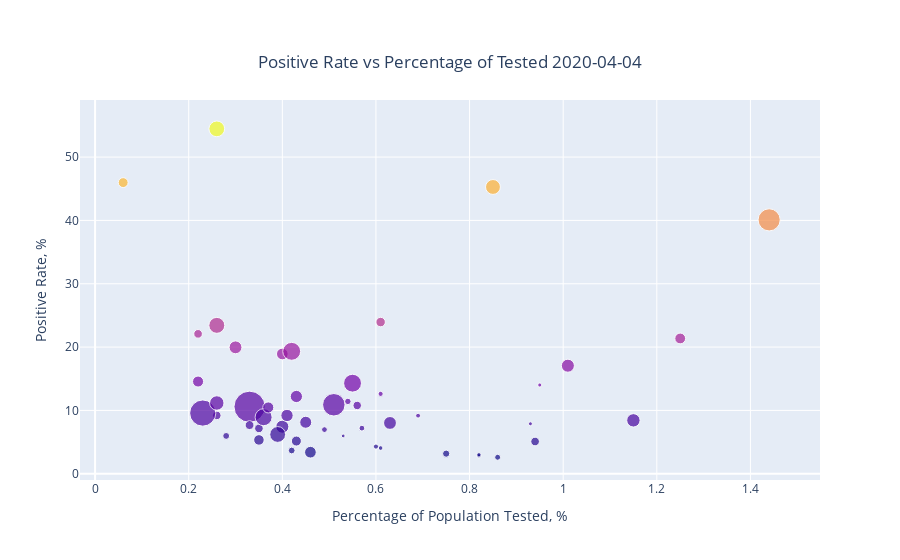

Source (notebook cell):
### Code cell
positive_v_tested('2020-04-04')

### Figure 1 — Plotly figure (JSON) as saved in the notebook; plotly's stock layout.template omitted (floating-point values rounded to 4 significant figures)
{"data": [{"marker": {"color": [14.56, 2.83, 7.43, 7.16, 10.58, 18.91, 23.95, 9.17, 14.01, 10.89, 23.43, 2.6, 11.42, 19.33, 19.96, 7.68, 9.21, 5.34, 21.36, 6.97, 12.2, 17.06, 54.46, 3.4, 22.09, 9.2, 4.29, 5.97, 10.78, 7.2, 45.28, 3.17, 40.09, 6.2, 3, 8.93, 45.97, 5.16, 14.3, 12.61, 10.47, 4.06, 8.02, 9.58, 5.09, 7.89, 11.17, 8.43, 3.67, 8.13, 5.97], "size": [11.01, 4.294, 13.07, 8.629, 31.19, 11.67, 9.47, 4.851, 4.109, 22.48, 15.95, 5.963, 6.425, 17.93, 12.85, 8.833, 8.528, 10.52, 10.8, 5.763, 12.23, 13.03, 15.76, 11.71, 8.644, 12.32, 5.076, 6.876, 8.466, 5.78, 14.89, 7.227, 22.17, 15.84, 4.342, 17.04, 9.886, 10.02, 17.88, 5.138, 11.06, 4.621, 12.84, 26.21, 8.634, 3.954, 14.46, 13.38, 6.786, 12.0, 3.826]}, "mode": "markers", "text": ["Alabama", "Alaska", "Arizona", "Arkansas", "California", "Colorado", "Connecticut", "Delaware", "District of Columbia", "Florida", "Georgia", "Hawaii", "Idaho", "Illinois", "Indiana", "Iowa", "Kansas", "Kentucky", "Louisiana", "Maine", "Maryland", "Massachusetts", "Michigan", "Minnesota", "Mississippi", "Missouri", "Montana", "Nebraska", "Nevada", "New Hampshire", "New Jersey", "New Mexico", "New York", "North Carolina", "North Dakota", "Ohio", "Oklahoma", "Oregon", "Pennsylvania", "Rhode Island", "South Carolina", "South Dakota", "Tennessee", "Texas", "Utah", "Vermont", "Virginia", "Washington", "West Virginia", "Wisconsin", "Wyoming"], "type": "scatter", "x": [0.22, 0.82, 0.4, 0.35, 0.33, 0.4, 0.61, 0.69, 0.95, 0.51, 0.26, 0.86, 0.54, 0.42, 0.3, 0.33, 0.26, 0.35, 1.25, 0.49, 0.43, 1.01, 0.26, 0.46, 0.22, 0.41, 0.6, 0.28, 0.56, 0.57, 0.85, 0.75, 1.44, 0.39, 0.82, 0.36, 0.06, 0.43, 0.55, 0.61, 0.37, 0.61, 0.63, 0.23, 0.94, 0.93, 0.26, 1.15, 0.42, 0.45, 0.53], "y": [14.56, 2.83, 7.43, 7.16, 10.58, 18.91, 23.95, 9.17, 14.01, 10.89, 23.43, 2.6, 11.42, 19.33, 19.96, 7.68, 9.21, 5.34, 21.36, 6.97, 12.2, 17.06, 54.46, 3.4, 22.09, 9.2, 4.29, 5.97, 10.78, 7.2, 45.28, 3.17, 40.09, 6.2, 3, 8.93, 45.97, 5.16, 14.3, 12.61, 10.47, 4.06, 8.02, 9.58, 5.09, 7.89, 11.17, 8.43, 3.67, 8.13, 5.97]}], "layout": {"title": {"text": "Positive Rate vs Percentage of Tested 2020-04-04", "x": 0.5, "xanchor": "center", "y": 0.9, "yanchor": "top"}, "xaxis": {"title": {"text": "Percentage of Population Tested, %"}}, "yaxis": {"title": {"text": "Positive Rate, %"}}}}
